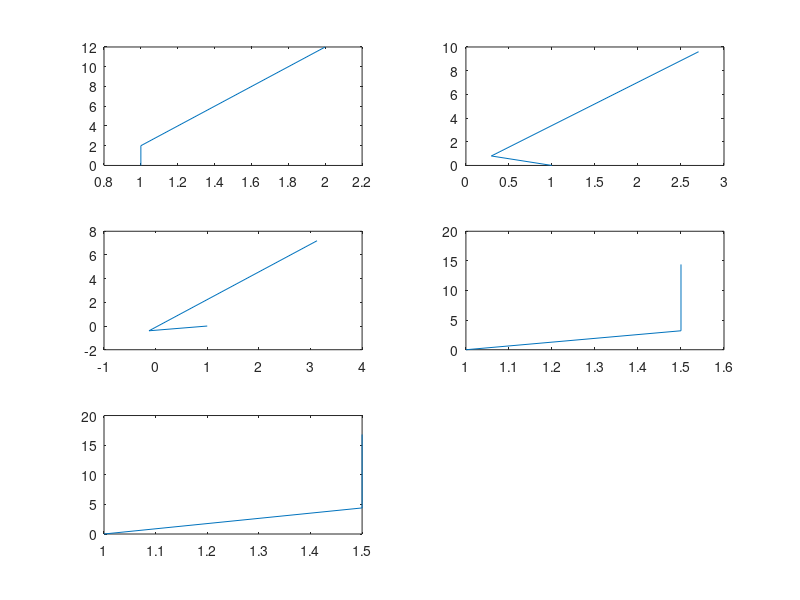

MATLAB code to generate this figure:
a=[32, 31.9, 31.8, 32.1, 32.2];
for i=1:5
    A=[-6 28 21; 4 -15 -12; -8 a(i) 25];
    e=eig(A);
    I= eye(3);
    p=[];
    for t=-1:1
        p(end+1)=det(A-t*I);
    end
subplot(3,2,i)
plot(e,p)
end
    